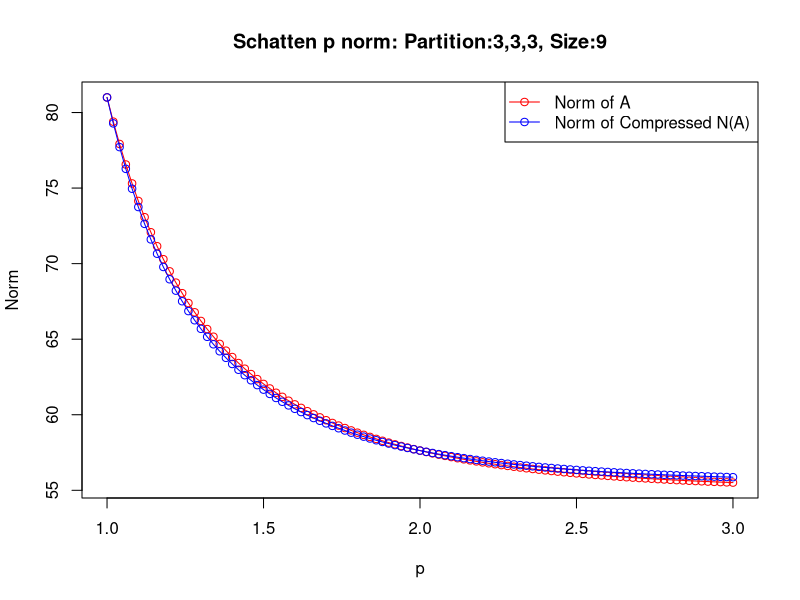
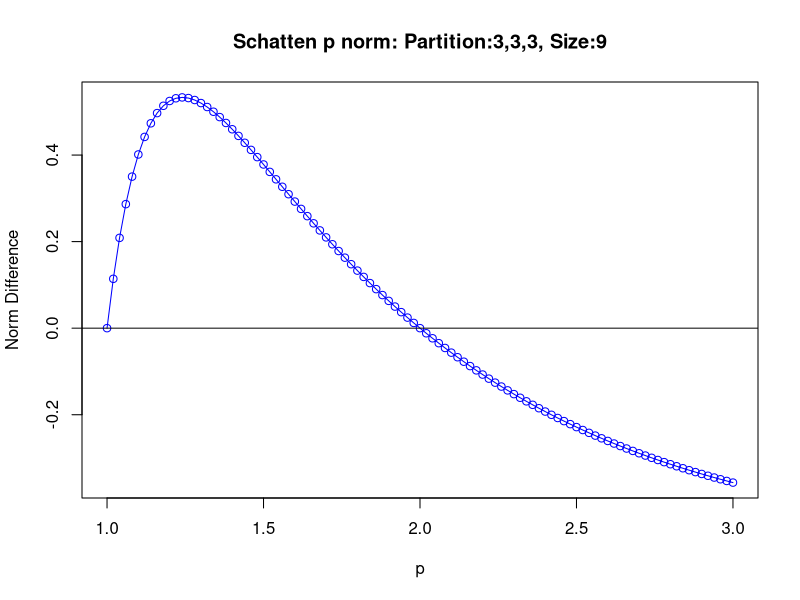
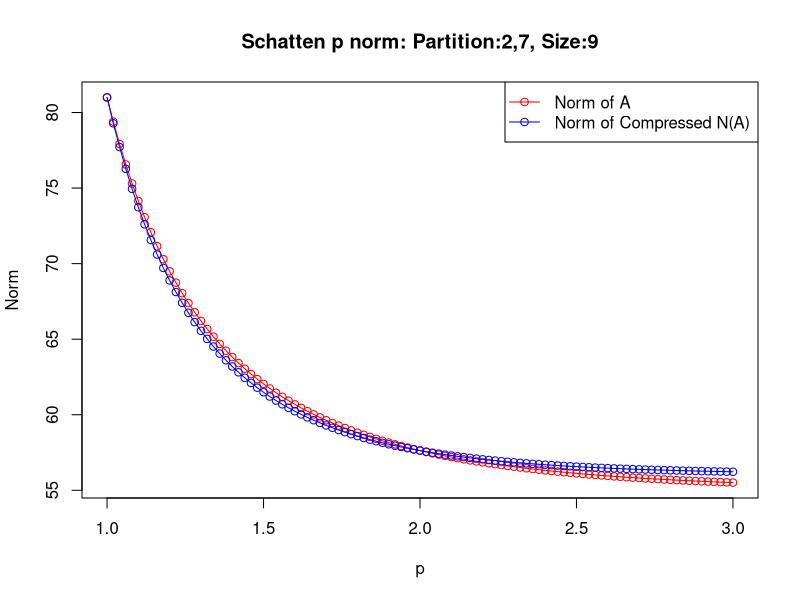
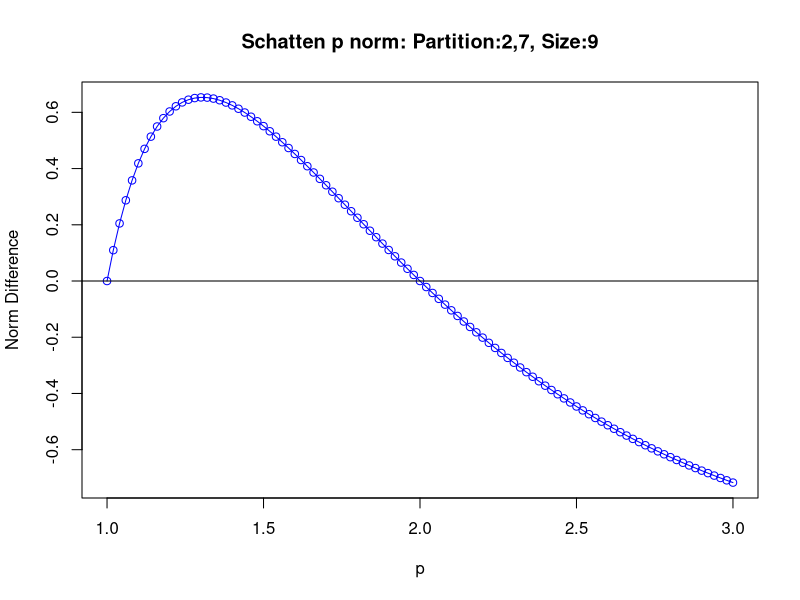
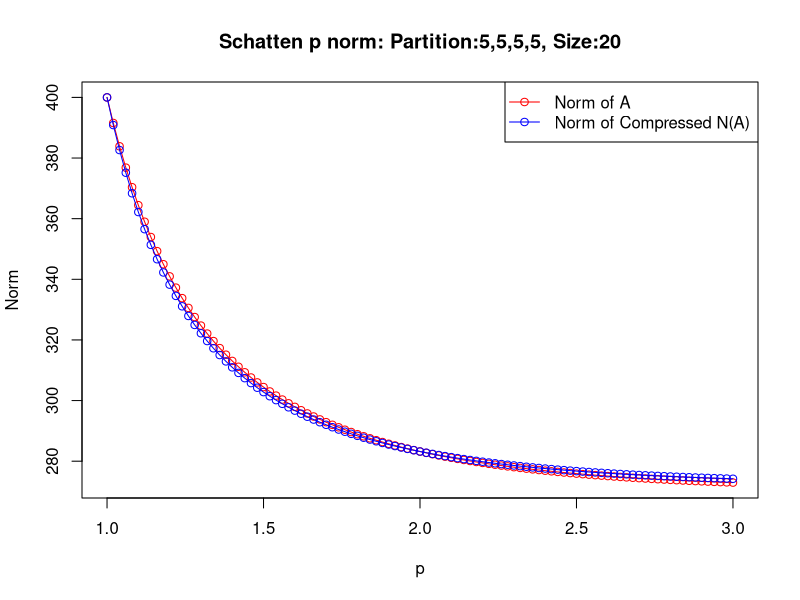
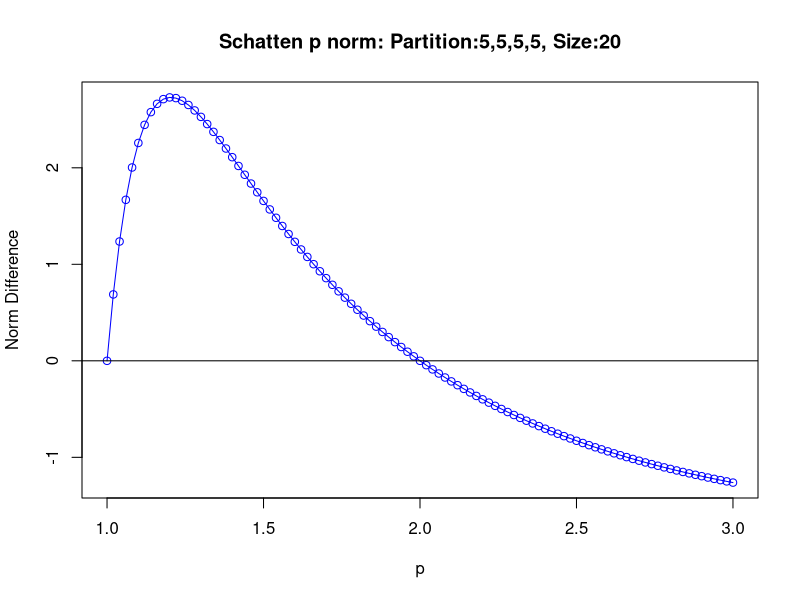
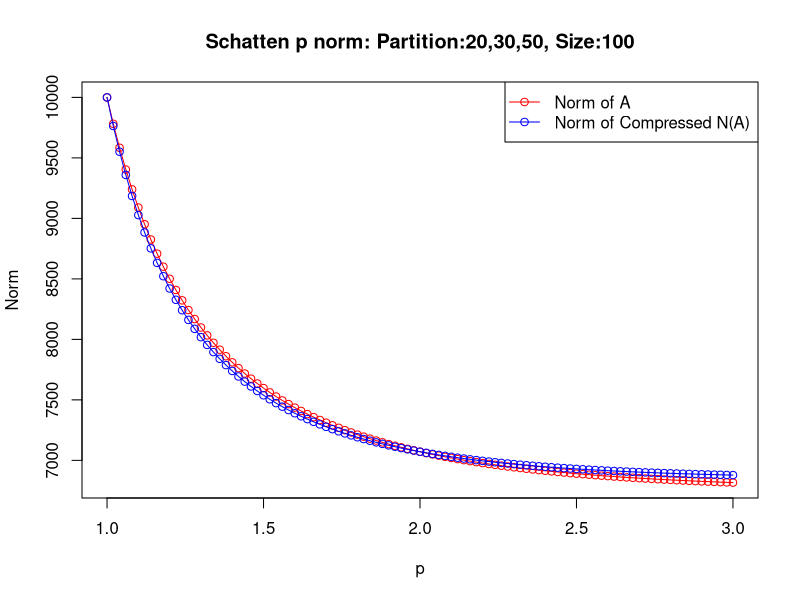
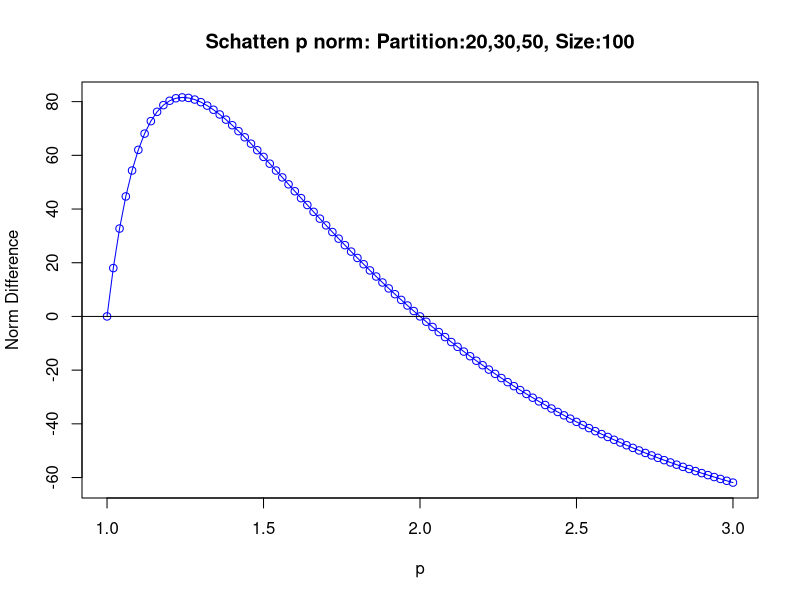

Write the R code that produced these figures, in order.
# Calculate the Schatten p norm
schatten_norm=function(B,p){
  res=rep(0,length(p))
  for(i in 1:length(p)){
    res[i]=(sum((svd(B)$d)^p[i]))^(1/p[i])
  }
  
  return(res)
}

# Compress the matrix A according to partition d, with Schatten p norm
norm_compress=function(A,d,p){
  n=length(d)
  A1=matrix(0,n,n)
  D=c(0,cumsum(d))
  for(i in 1:n){
    for(j in 1:n){
      idx=(D[i]+1):D[i+1]
      idy=(D[j]+1):D[j+1]
      A1[i,j]=schatten_norm(A[idx,idy],p)
    }
  }
  return(A1)
}

# Do simulation: for matrix size n by n, partition d
simu=function(n,d){
  A=matrix(runif(n*n),n,n)
  A=matrix(rnorm(n*n),n,n)
  A=toeplitz(n:1)
  A=toeplitz((-n):(-1))
  #A=t(A)%*%A
  p=(50:150)/50
  r0=r1=rep(0,length(p))
  for(i in 1:length(p)){
    A1=norm_compress(A,d,p[i])
    r0[i]=schatten_norm(A,p[i]) # norm of A
    r1[i]=schatten_norm(A1,p[i]) # norm of compressed A, which is A1
  }
  par(mfrow=c(1,1))
  plot(p,r0,col="red",type="o",xlab="p",ylab="Norm",main=paste0("Schatten p norm: ","Partition:",paste0(d,sep=",",collapse = "")," Size:",n))
  points(p,r1,col="blue",type="o")
  legend("topright",c("Norm of A","Norm of Compressed N(A)"),col=c("red","blue"),lty =1,pch=1)
  print(round(r0-r1,2))
  plot(p,r0-r1,xlab="p",ylab="Norm Difference",col="blue",type="o",main=paste0("Schatten p norm: ","Partition:",paste0(d,sep=",",collapse = "")," Size:",n))
  abline(0,0)
}

simu(9,c(3,3,3))
simu(9,c(2,7))
simu(20,c(5,5,5,5))
simu(100,c(20,30,50))
simu(100,c(50,50))
